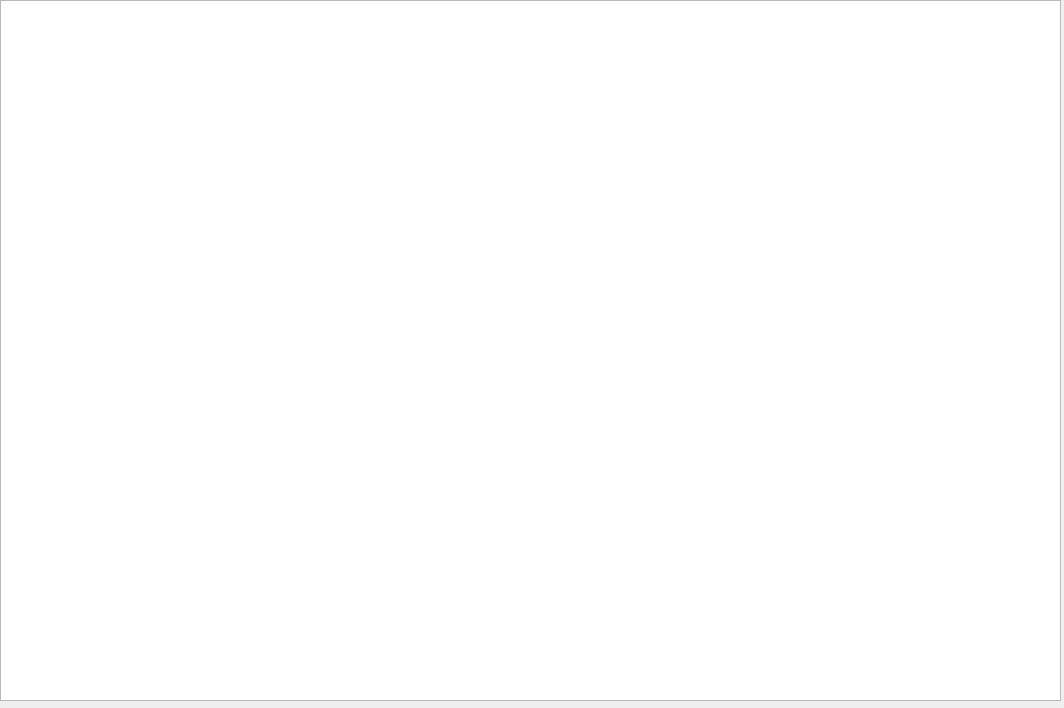
<?xml version="1.0" encoding="UTF-8"?>
<ui version="4.0">
 <class>Cuarto</class>
 <widget class="QWidget" name="Cuarto">
  <property name="geometry">
   <rect>
    <x>0</x>
    <y>0</y>
    <width>1064</width>
    <height>708</height>
   </rect>
  </property>
  <property name="windowTitle">
   <string>Form</string>
  </property>
  <widget class="QGraphicsView" name="graphicsViewCuarto">
   <property name="geometry">
    <rect>
     <x>0</x>
     <y>0</y>
     <width>1061</width>
     <height>701</height>
    </rect>
   </property>
  </widget>
 </widget>
 <resources/>
 <connections/>
</ui>
